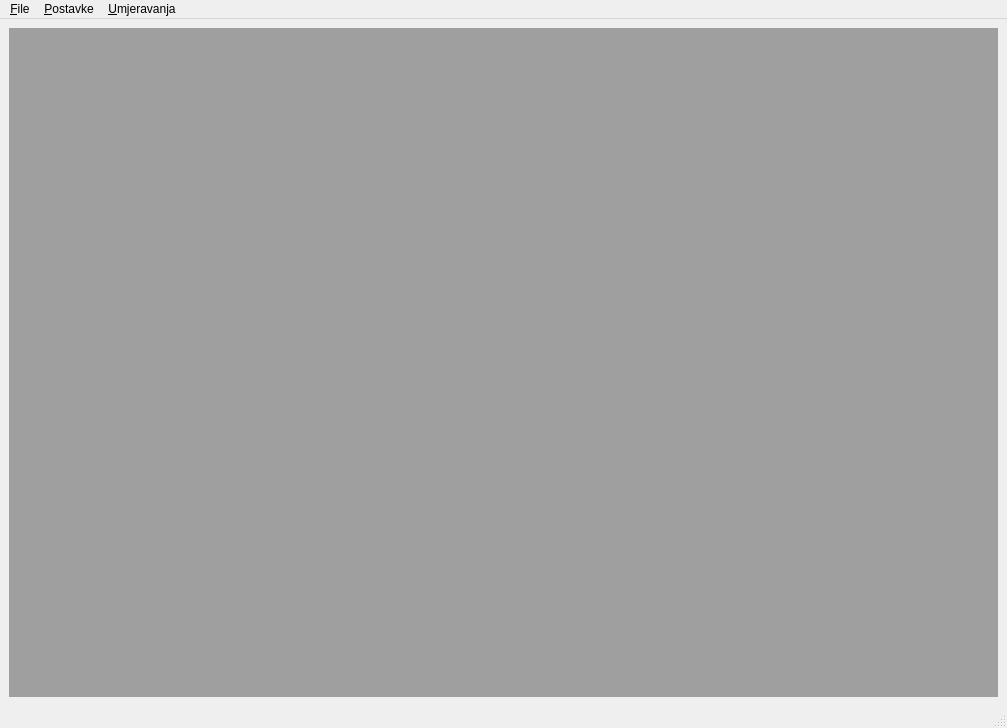
<?xml version="1.0" encoding="UTF-8"?>
<ui version="4.0">
 <class>MainWindow</class>
 <widget class="QMainWindow" name="MainWindow">
  <property name="geometry">
   <rect>
    <x>0</x>
    <y>0</y>
    <width>1007</width>
    <height>728</height>
   </rect>
  </property>
  <property name="windowTitle">
   <string>MainWindow</string>
  </property>
  <widget class="QWidget" name="centralwidget">
   <layout class="QVBoxLayout" name="verticalLayout">
    <item>
     <widget class="QMdiArea" name="mdiArea"/>
    </item>
   </layout>
  </widget>
  <widget class="QMenuBar" name="menubar">
   <property name="geometry">
    <rect>
     <x>0</x>
     <y>0</y>
     <width>1007</width>
     <height>21</height>
    </rect>
   </property>
   <widget class="QMenu" name="menu_File">
    <property name="title">
     <string>&amp;File</string>
    </property>
    <addaction name="action_new"/>
    <addaction name="action_load"/>
    <addaction name="action_save"/>
    <addaction name="action_save_as"/>
    <addaction name="separator"/>
    <addaction name="action_exit"/>
   </widget>
   <widget class="QMenu" name="menu_Postavke">
    <property name="title">
     <string>&amp;Postavke</string>
    </property>
    <addaction name="action_dodaj_novu_komponentu"/>
    <addaction name="action_dodaj_novu_analiticku_metodu"/>
    <addaction name="separator"/>
    <addaction name="action_edit_generator_cistog_zraka"/>
    <addaction name="action_edit_kalibracijska_jedinica"/>
    <addaction name="separator"/>
    <addaction name="action_edit_uredjaj"/>
   </widget>
   <widget class="QMenu" name="menu_Umjeravanja">
    <property name="title">
     <string>&amp;Umjeravanja</string>
    </property>
    <addaction name="action_close_aktivno_umjeravanje"/>
    <addaction name="action_close_all_umjeravanja"/>
    <addaction name="separator"/>
   </widget>
   <addaction name="menu_File"/>
   <addaction name="menu_Postavke"/>
   <addaction name="menu_Umjeravanja"/>
  </widget>
  <widget class="QStatusBar" name="statusbar"/>
  <action name="action_exit">
   <property name="text">
    <string>&amp;Exit</string>
   </property>
  </action>
  <action name="action_edit_generator_cistog_zraka">
   <property name="text">
    <string>&amp;Generator cistog zraka</string>
   </property>
  </action>
  <action name="action_edit_kalibracijska_jedinica">
   <property name="text">
    <string>&amp;Kalibracijska jedinica</string>
   </property>
  </action>
  <action name="action_edit_uredjaj">
   <property name="text">
    <string>&amp;Uredjaj</string>
   </property>
  </action>
  <action name="action_dodaj_novu_komponentu">
   <property name="text">
    <string>&amp;Komponente</string>
   </property>
   <property name="toolTip">
    <string>Dodavanje nove komponente</string>
   </property>
  </action>
  <action name="action_dodaj_novu_analiticku_metodu">
   <property name="text">
    <string>&amp;Analiticke metode</string>
   </property>
  </action>
  <action name="action_new">
   <property name="text">
    <string>&amp;New</string>
   </property>
   <property name="toolTip">
    <string>Napravi novo umjeravanje</string>
   </property>
  </action>
  <action name="action_load">
   <property name="text">
    <string>&amp;Load</string>
   </property>
   <property name="toolTip">
    <string>Ucitaj spremljeno umjeravanje</string>
   </property>
  </action>
  <action name="action_save">
   <property name="text">
    <string>&amp;Save</string>
   </property>
   <property name="toolTip">
    <string>Spremi trenutno aktivno umjeravanje</string>
   </property>
  </action>
  <action name="action_save_as">
   <property name="text">
    <string>&amp;Save as ...</string>
   </property>
   <property name="toolTip">
    <string>Spremi trenutno umjeravanje kao...</string>
   </property>
  </action>
  <action name="action_close_aktivno_umjeravanje">
   <property name="text">
    <string>&amp;Close</string>
   </property>
   <property name="toolTip">
    <string>Zatvori trenutno aktivno umjeravanje</string>
   </property>
  </action>
  <action name="action_close_all_umjeravanja">
   <property name="text">
    <string>&amp;Close all...</string>
   </property>
   <property name="toolTip">
    <string>Zatvori sve prozore umjeravanja</string>
   </property>
  </action>
 </widget>
 <resources/>
 <connections/>
</ui>
